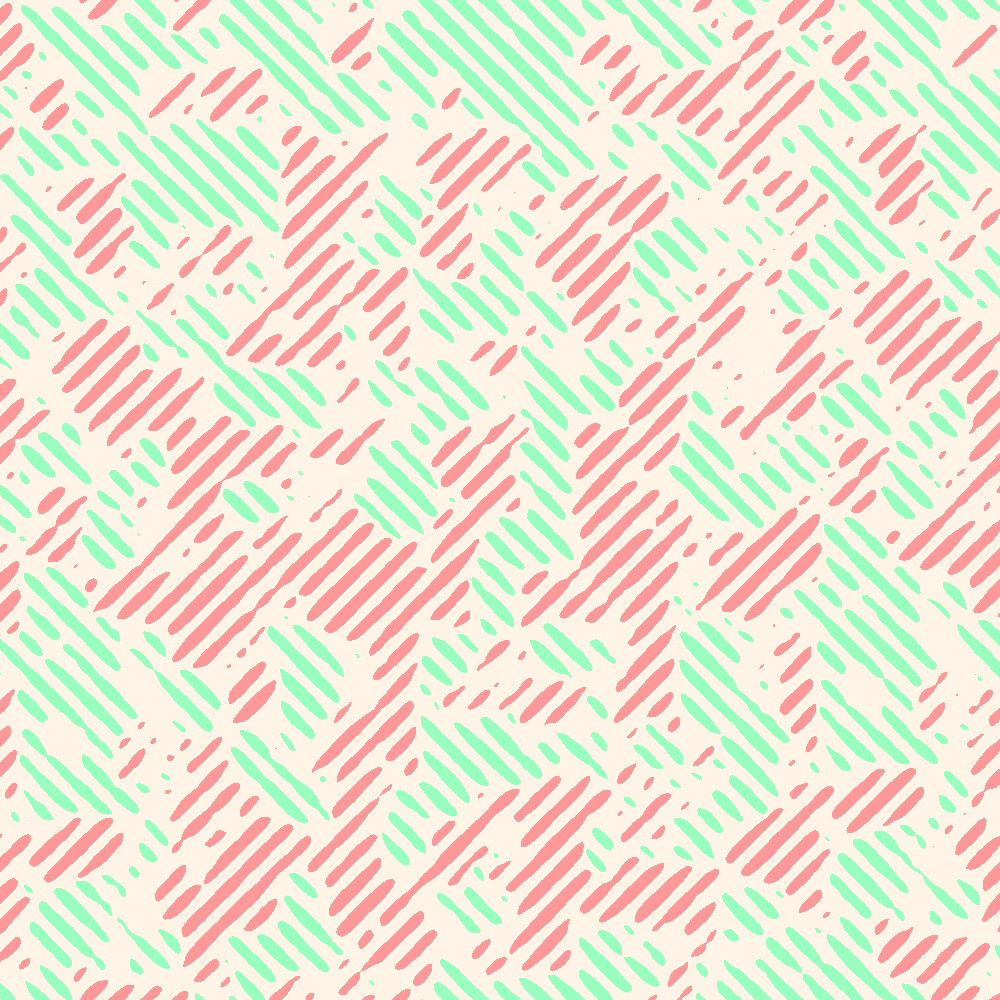
Frame 1 (no input)
Frame 2 (the mouse pressed at the canvas centre, redrawn once): identical to frame 1, image omitted

The Processing sketch that drew this single still picture (run headless with seeded random() and noise(); the mouse was pressed at the canvas centre and the sketch redrawn once):

// Processing sketch: day17
// ── day17.pde
void setup() {
	size(1000, 1000);
	frameRate(30);
	noLoop();
}

void draw() {
	colorMode(HSB, 100);
	background(10, 10, 100);
	loadPixels();
	
	noiseDetail(3, 0.5);

	float[] values = new float[width * height];

	for (int x = 0; x < width; x++) {
		for (int y = 0; y < height; y++) {
			values[x * height + y] = noise(x / 50.0, y / 50.0);
		}
	}

	float max = max(values);
	float min = min(values);

	for (int x = 0; x < width; x++) {
		for (int y = 0; y < height; y++) {

			float n = map(values[x * height + y], min, max, -1.0, 1.0);

			if (n > 0) {
				n *= pow(sin(((float) x + y) / 10), 4.0);
				if (n > 0.1)
					pixels[x + y * width] = color(0, 40, 100);
			} else {
				n *= pow(sin(((float) x - y) / 10), 4.0);
				if (n < -0.1)
					pixels[x + y * width] = color(40, 40, 100);
			}
		}
	}

	updatePixels();
	save("day17.png");
}
